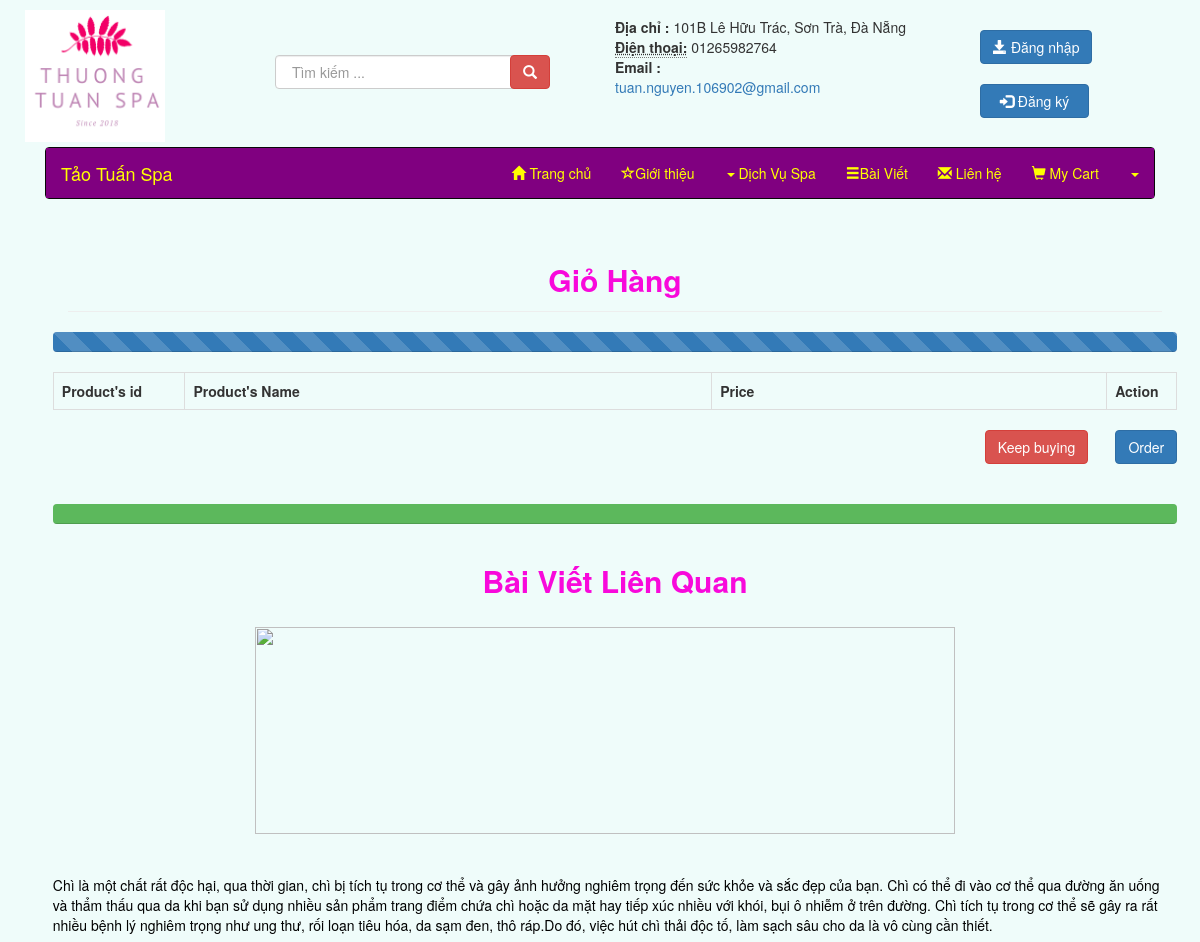
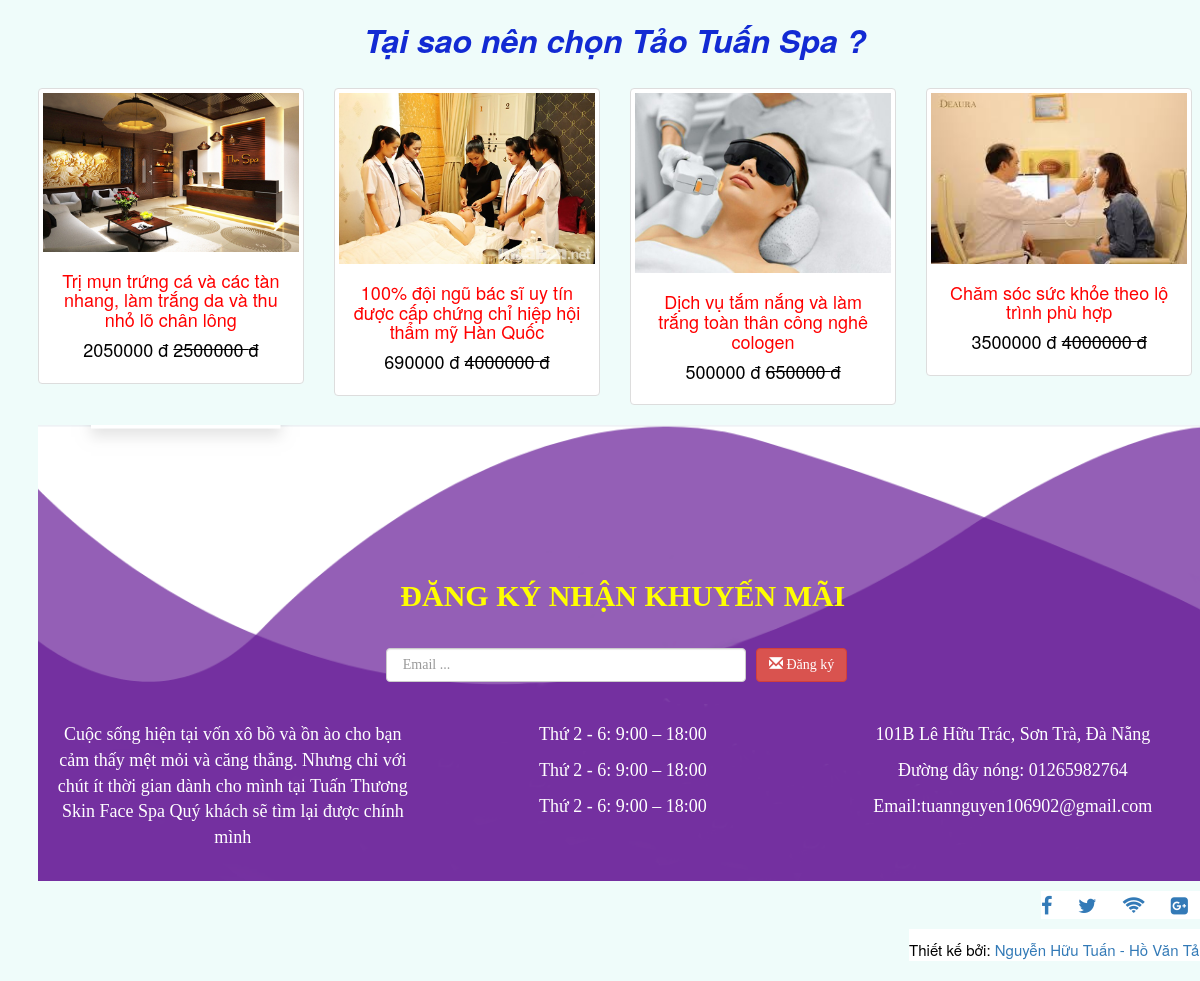
The page /PHP_project/viewcart.php on the database its author committed (2 pictures, top to bottom).
### tables this page shows
create table if not exists products (
	id int(11) not null auto_increment,
	prod_name varchar(255) not null,
    code varchar(20) not null,
	img varchar(255) not null,
	category_id int(11),
	quantity int(11) not null,
	new_price varchar(11) not null,
    old_price varchar(11),
	status_id int  (4) ,
	imported_date DATETIME DEFAULT CURRENT_TIMESTAMP,
	description varchar(500) not null,
	primary key(id),
	foreign key(category_id) references categories(id),
    foreign key(status_id) references status_product(id)
);

### PHP_project/viewcart.php (the view, shortened to what this page needs)
<?php
$sql = "INSERT INTO customer_order (id_product,cus_name,gender, phone,email,  address, date_excute, time_excute, money ) VALUES ( ?, ?, ?, ?, ?, ?, ?, ?, ?)";
?>
<!DOCTYPE html>
<html>
<head>
<link rel="stylesheet" href="https://maxcdn.bootstrapcdn.com/bootstrap/3.3.7/css/bootstrap.css">
<link rel="stylesheet" type="text/css" href="animate/animate.css">
<link rel="stylesheet" href="https://maxcdn.bootstrapcdn.com/font-awesome/4.4.0/css/font-awesome.min.css">
<body  style="background: #effcfa;">
<?php
require_once "top.php";
?>
<section class ="wapper">
<div class="container ">
<div style="  margin-left: 2%; margin-right: 2%" class="row chitiet">
<div class="row">
<div class="col-xs-12 col-sm-12 col-md-12 col-lg-12">
<div class="page-header">
	<center>
		<h4 class="modal-title" style="color: #f809db;font-weight: bold;font-size: 30px;">Giỏ Hàng </h4>
		<?php  print_r($values["item_price"]);?>
	</center>
</div>
</div>
<div class="row">
<div class="col-sm-12">
	<div class="progress  wow bounceInUp" data-wow-duration="2s" data-wow-delay="0s" data-wow-interaion="1">
		<div class="progress-bar progress-bar-striped" role="progressbar" style="width:100%">
		</div>
	</div>
</div>
</div>
<div class="row">
<div class="col-xs-12 col-sm-12 col-md-12 col-lg-12 ttin">
	<table class="table table-bordered">
		<tr>
			<th width="10%">Product's id</th>
			<th width="40%">Product's Name</th>
			<th width="30%">Price</th>
			<th width="5%">Action</th>
		</tr>
	</table>
	<a style="    margin-left: 932px;" href="home.php"  class="btn btn-danger">Keep buying </a>
	<a  style=" float: right;   " class="btn btn-primary" data-toggle="modal" href='#order'>Order</a>
</div>
</div>
<div class="row">
<div class="col-sm-12">
	<br><br><div class="progress  wow bounceInUp" data-wow-duration="2s" data-wow-delay="0s" data-wow-interaion="1">
		<div class="progress-bar progress-bar-success" role="progressbar" style="width:100%">
		</div>
	</div>
</div>
<div class="col-sm-12 ">
	<div class="  col-sm-12">
		<center><h2 style="color: #f809db;font-weight: bold;">Bài Viết Liên Quan</h2><br></center>
	</div>
	<div class="col-xs-12 col-sm-12 col-md-12 col-lg-2">
	</div>
	<div class="  col-sm-8">
		<img class="wp-image-739 size-full aligncenter" src="http://ngocanhhairspa.com.vn/wp-content/uploads/2018/09/CHĂM-SÓC-DA-THẢI-ĐỘC-CHÌ-06.jpg" alt="" width="650" height="207" srcset="http://ngocanhhairspa.com.vn/wp-content/uploads/2018/09/CHĂM-SÓC-DA-THẢI-ĐỘC-CHÌ-06.jpg 650w, http://ngocanhhairspa.com.vn/wp-content/uploads/2018/09/CHĂM-SÓC-DA-THẢI-ĐỘC-CHÌ-06-300x96.jpg 300w, http://ngocanhhairspa.com.vn/wp-content/uploads/2018/09/CHĂM-SÓC-DA-THẢI-ĐỘC-CHÌ-06-600x191.jpg 600w" sizes="(max-width: 650px) 100vw, 650px" style="width: 700px;">
	</div>
	<div class="  col-sm-4">
	</div>
</div>
<div class=" col-sm-12 ">
	<br></br><p>Chì là một chất rất độc hại, qua thời gian, chì bị tích tụ trong cơ thể và gây ảnh hưởng nghiêm trọng đến sức khỏe và sắc đẹp của bạn. Chì có thể đi vào cơ thể qua đường ăn uống và thẩm thấu qua da khi bạn sử dụng nhiều sản phẩm trang điểm chứa chì hoặc da mặt hay tiếp xúc nhiều với khói, bụi ô nhiễm ở trên đường. Chì tích tụ trong cơ thể sẽ gây ra rất nhiều bệnh lý nghiêm trọng như ung thư, rối loạn tiêu hóa, da sạm đen, thô ráp.Do đó, việc hút chì thải độc tố, làm sạch sâu cho da là vô cùng cần thiết.</p>
</div>
</div>
<div class="row">
<div class="row  wow bounceInUp"  data-wow-duration="2s" data-wow-delay="0s" data-wow-interaion="1">
	<div class="  col-sm-12  ">
		<h2 id="cauhoi">Tại sao nên chọn Tảo Tuấn Spa ?</h2></br>
		<div class="row">
			<?php
			require('connection_db.php');
			$sql1 = "SELECT * FROM Products where status_id =6   limit 3, 10   ;";
			if($result1 = mysqli_query($mysqli, $sql1)){
				if(mysqli_num_rows($result1) > 0){
					while($row = mysqli_fetch_array($result1)){
						?>
						<div class="col-xs-6 col-sm-6 col-md-6 col-lg-3">
							<form method="post" action="gioithieu.php?id=<?php echo $row["id"]; ?>">
								<div class=" thumbnail hovereffect  "  >
									<a href="products/DetailProduct.php?id=<?php echo $row['id'] ?>"><img  src="<?php echo  "./uploads/".$row['img'] ?> " ></a>
									<div class="overlay">
									</div>
									<div class="caption">
										<h4 style="color: red;"><center> <?php echo $row['prod_name']; ?></center></h4>
										<p>
											<center><h4 style="color: black"> <?php echo $row['new_price']; ?> đ
												<strike> <?php echo $row['old_price']; ?> đ </strike> </h4></center>
											</p>
										</div>
									</div>
								</form>
							</div>
							<?php
						}
					}else{
						echo "<p class='lead'> No records were found. </p>";
					}
				} else{
					echo "ERROR: Could not able to execute $sql. " . mysqli_error($mysqli);
				}
				?>
			</div>
		</div>
	</div>
</div>
<div class="row">
	<?php include('bottom.php'); ?>
</div>
</div>
</div>
</div>
</body>
</html>

### PHP_project/CSS/style.css (style rules this page uses)
.cacgoidieutri b , .cacgoi h3, p { color: black; }
* { margin: 10; padding: 0; }
body { font-family: Time News Roman; }
.hovereffect { width: 100%; height: 100%; float: left; overflow: hidden; position: relative; text-align: center; cursor: default; }
.hovereffect .overlay { width: 100%; height: 100%; position: absolute; overflow: hidden; top: 0; left: 0; }
.hovereffect img { display: block; position: relative; -webkit-transition: all 0.4s ease-in; transition: all 0.4s ease-in; background-color: lightblue; }
#cauhoi { color: #122ad3; font-size: 32px; font-weight: bold; font-style: italic; text-align: center; }

### rows shown on the page
products: img (picture), prod_name "Trị mụn trứng cá và các tàn nhang, làm trắng da và thu nhỏ lõ chân lông", new_price "2050000", old_price "2500000"
products: img (picture), prod_name "100% đội ngũ bác sĩ uy tín được cấp chứng chỉ hiệp hội thẩm mỹ Hàn Quốc", new_price "690000", old_price "4000000"
products: img (picture), prod_name "Dịch vụ tắm nắng và làm trắng toàn thân công nghê cologen", new_price "500000", old_price "650000"
products: img (picture), prod_name "Chăm sóc sức khỏe theo lộ trình phù hợp", new_price "3500000", old_price "4000000"
